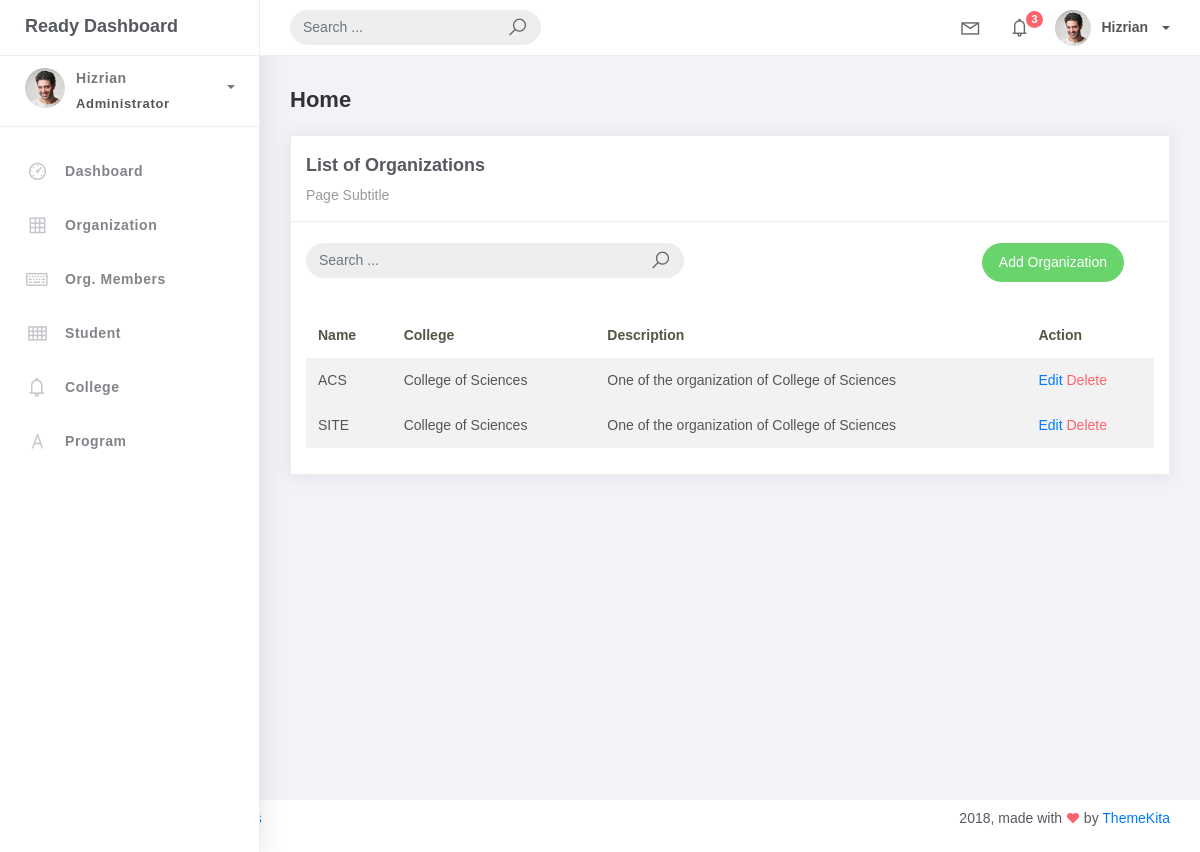
Page /organization_list/ on the earlier database version.
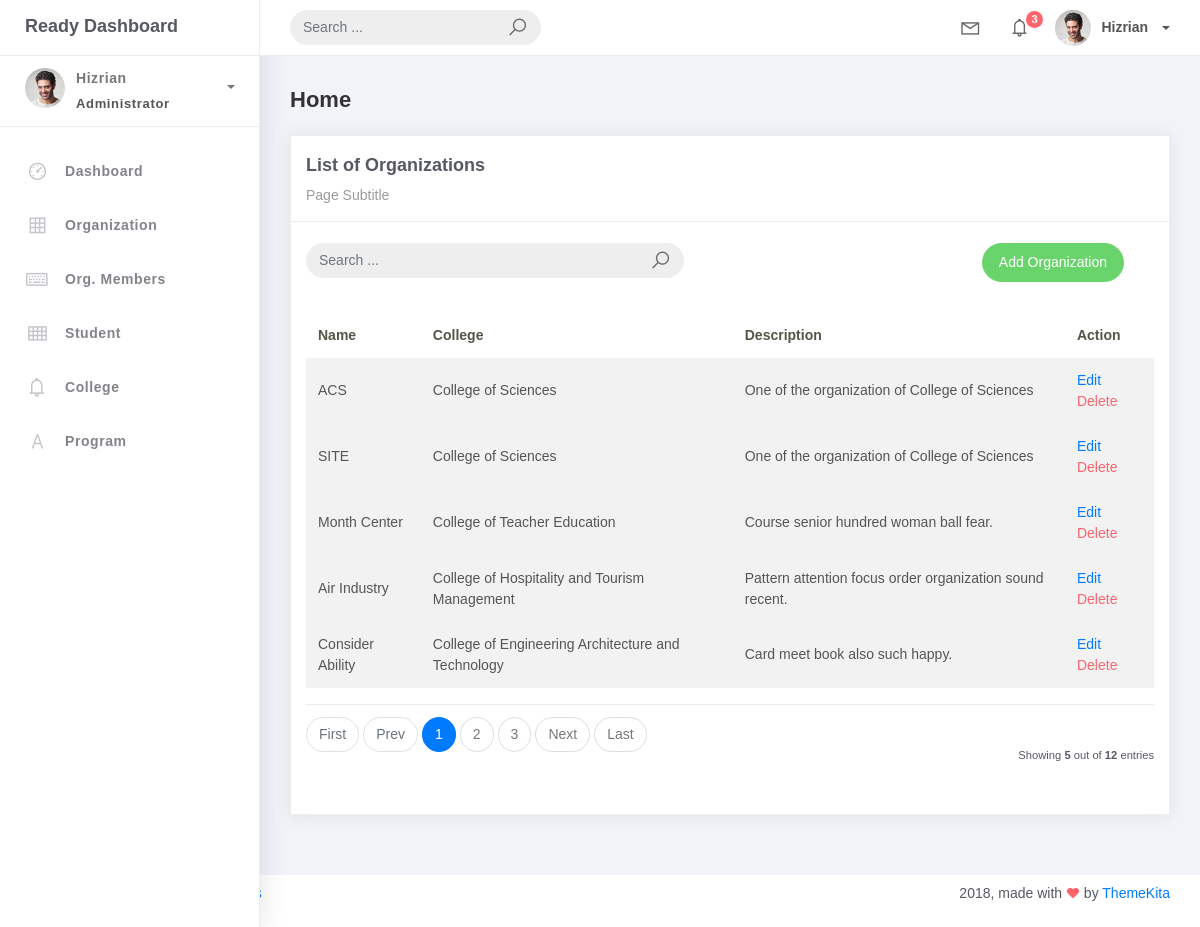
Same page on the later database version.
### studentorg/models.py (models this page shows, shortened)
class BaseModel(models.Model):
    created_at = models.DateTimeField(auto_now_add=True, db_index=True)
    updated_at = models.DateTimeField(auto_now=True)
    class Meta:
        abstract = True

class Organization(BaseModel):
    name = models.CharField(max_length=250)
    college = models.ForeignKey(College, null=True, blank=True, on_delete=models.CASCADE)
    description = models.CharField(max_length=500)

class College(BaseModel):
    college_name = models.CharField(max_length=150)
    def __str__(self):
        return self.college_name

### studentorg/views.py (the view)
# urls.py: path('organization_list/', OrganizationList.as_view(), name='organization-list'),
class OrganizationList(ListView):
    model = Organization
    context_object_name = 'organizations'
    template_name = 'org_list.html'
    paginate_by = 5
    def get_queryset(self, *args, **kwargs):
        qs = super(OrganizationList, self).get_queryset(*args, **kwargs)
        if self.request.GET.get("q") != None:
            query = self.request.GET.get('q')
            qs = qs.filter(Q(name__icontains=query) |
                           Q(description__icontains=query))
        return qs

### templates/org_list.html
{% extends 'base.html' %} {% load static %} {% block content %}
<div class="content">
    <div class="container-fluid">
        <h4 class="page-title">Home</h4>
        <div class="row">
            <div class="col-md-12">
                <div class="card">
                    <div class="card-header">
                    <div class="card-title">List of Organizations</div>
                    <div class="card-category">Page Subtitle</div>
                </div>
                <br />
                <div class="col-md-12 row">
                    <div class="col-md-6">
                        <form class="navbar-left navbar-form nav-search mr-md-3" action="{% url 'organization-list' %}">
                            <div class="input-group">
                                <input type="text" placeholder="Search ..." class="form-control"  name="q" />
                                <div class="input-group-append">
                                    <span class="input-group-text">
                                        <i class="la la-search search-icon"></i>
                                    </span>
                                </div>
                            </div>
                        </form>
                    </div>
                    <div class="col-md-6">
                        <div class="pull-right">
                            <a href="{% url 'organization-add' %}" class="btn btn-success btn-rounded">Add Organization</a>
                        </div>
                    </div>
                </div>
                <div class="card-body">
                    <table class="table table-striped mt-3">
                        <thead>
                            <tr>
                                <th scope="col">Name</th>
                                <th scope="col">College</th>
                                <th scope="col">Description</th>
                                <th scope="col">Action</th>
                            </tr>
                        </thead>
                        <tbody>
                            {% for object in object_list %}
                            <tr>
                                <td>{{ object.name }}</td>
                                <td>{{ object.college }}</td>
                                <td>{{ object.description }}</td>
                                <td>
                                    <a href="{% url 'organization-update' object.id %}">Edit</a>
                                    <a href="{% url 'organization-delete' object.id %}" class="text-danger">Delete</a>
                                </td>
                            <tr>
                            {% empty %}
                            </tr>
                            <td colspan="4" style="text-align: center;">
                                <p class="text-sm font-weight-bold mb-0">No Records Found</p>
                            </td>
                        </tr>
                            {% endfor %}
                        </tbody>
                    </table>
                    {% include 'includes/pagination.html' %}
                </div>
            </div>
        </div>
    </div>
</div>
{% endblock %}

Differences in the rows shown:
added Organization: name "Month Center", college "College of Teacher Education", description "Course senior hundred woman ball fear."
added Organization: name "Air Industry", college "College of Hospitality and Tourism Management", description "Pattern attention focus order organization sound recent."
added Organization: name "Consider Ability", college "College of Engineering Architecture and Technology", description "Card meet book also such happy."
Other differences:
{{ object_list.count }}: (not shown) → "5"
{{ paginator.count }}: (not shown) → "12"
text now shown: "First Prev Next Last Showing out of entries"
new list line: "1"
new list line: "2"
new list line: "3"
